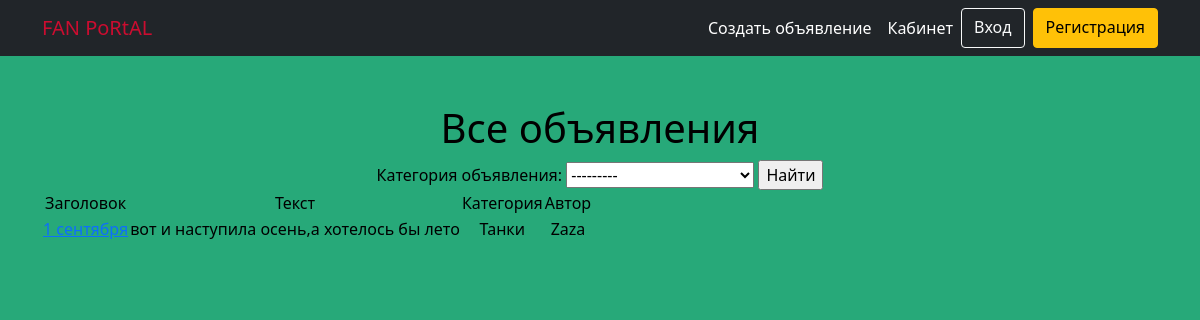
The page /notice/ on the database its author committed.
### board/models.py (models this page shows, shortened)
class Notice(models.Model):
    notice_header = models.CharField(max_length=255)
    notice_text = models.TextField()
    notice_video = models.TextField(null=True, blank=True)
    notice_category = models.ForeignKey(Category, on_delete=models.CASCADE, verbose_name='Категория объявления')
    notice_time_create = models.DateTimeField(auto_now_add=True)
    notice_user = models.ForeignKey(User, on_delete=models.CASCADE, related_name='notice_user')
    notice_image = models.ImageField(upload_to='images/', null=True, blank=True)

class Category(models.Model):
    category = models.CharField(max_length=255, unique=True)
    def __str__(self):
        return f'{self.category}'

### board/views.py (the view, shortened to what this page needs)
# urls.py: path('', NoticeList.as_view()),
class NoticeList(ListView):
    model = Notice
    template_name = 'notices.html'
    context_object_name = 'notices'
    queryset = Notice.objects.order_by('-notice_time_create')
    paginate_by = 1
    def get_context_data(self, **kwargs):
        context = super().get_context_data(**kwargs)
        context['filter'] = NoticeFilter(self.request.GET, queryset=self.get_queryset())
        check_valid(self)
        return context

### board/views.py (called while the page is built)
def check_valid(self):
    print('post-test')
    if self.request.user.is_authenticated:
        if not UserCode.objects.filter(user_id=self.request.user).values('valid')[0]['valid']:
            print('YeS!!')
            self.request.user.delete()
    return redirect('/notice/')

### templates/notices.html (shortened to what this page needs)
{% extends 'flatpages/default.html' %}
{% block content %}
<h1>Все объявления</h1>
<form method="GET">
    {{ filter.form }}
    <input type="submit" value="Найти">
</form>
{% if notices %}
       <table>
           <tr>
               <td>Заголовок</td>
               <td>Текст</td>
               <td>Категория</td>
               <td>Автор</td>
           </tr>
           {% for notice in filter.qs %}
           <tr>
               <td><a href="{% url 'notice_detail' notice.id %}">{{ notice.notice_header }}</a></td>
               <td>{{ notice.notice_text }}</td>
               <td>{{ notice.notice_category }}</td>
               <td>{{ notice.notice_user }}</td>
           </tr>
           {% endfor %}
       </table>
{% else %}
        <h1>Объявлений нет!</h1>
{% endif %}
{% endblock content %}

### templates/flatpages/default.html (style rules this page uses)
body { background-color:#27a979; }

### rows shown on the page
Notice: notice_header "1 сентября", notice_text "вот и наступила осень,а хотелось бы лето", notice_category "Танки", notice_user "Zaza"
